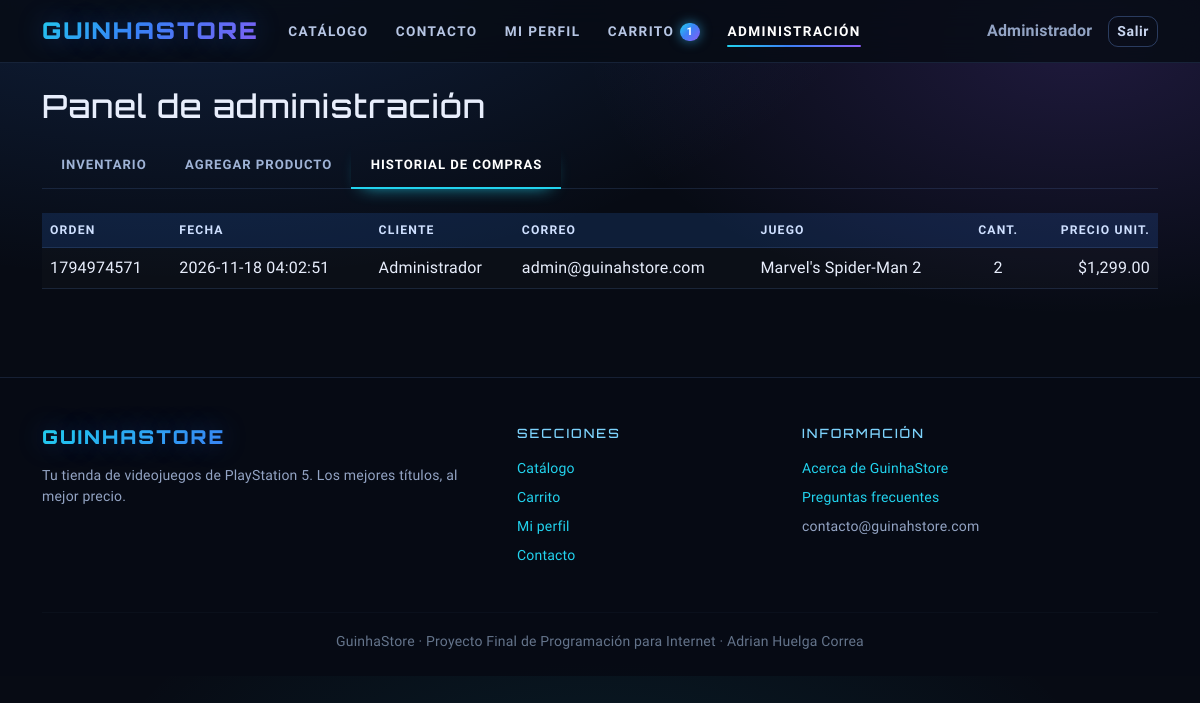
The app's page /admin.php?seccion=historial (signed in), older data.
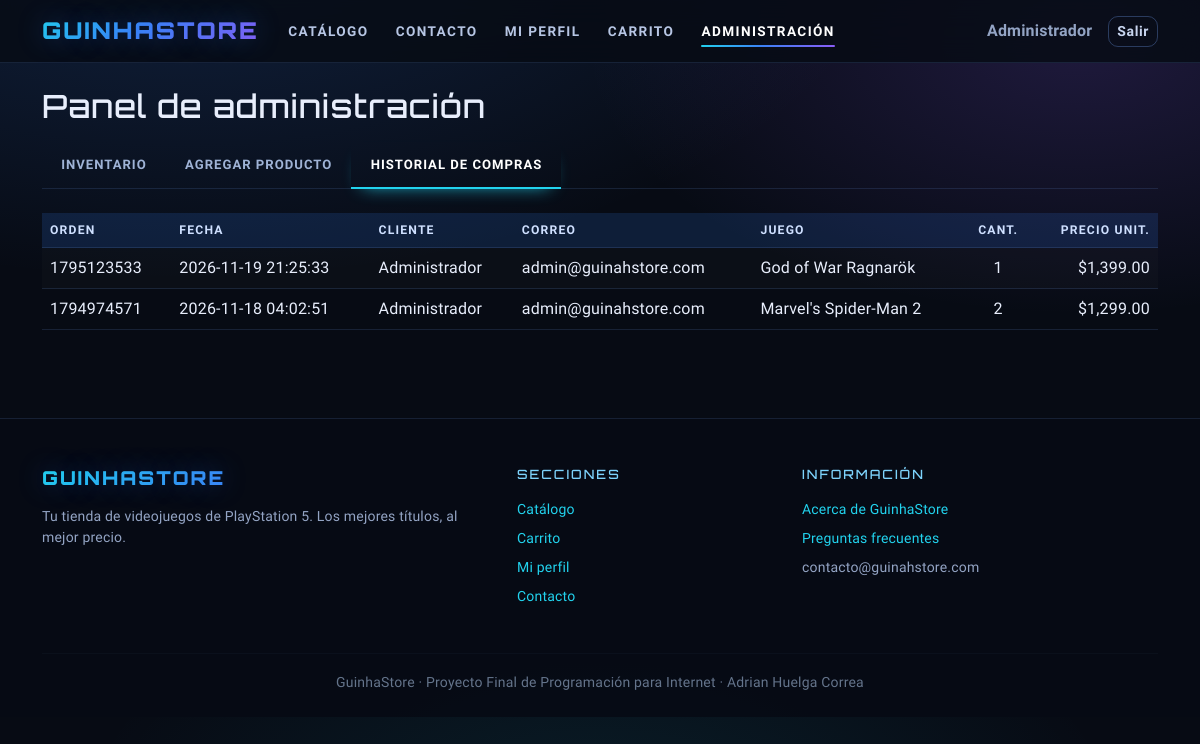
The same page, newer data.
### tables this page shows
CREATE TABLE `historial` (
  `id` int(11) NOT NULL AUTO_INCREMENT,
  `id_orden` int(11) NOT NULL,
  `id_usuario` int(11) NOT NULL,
  `id_producto` int(11) NOT NULL,
  `cantidad` int(11) NOT NULL DEFAULT 1,
  `precio_unitario` decimal(10,2) NOT NULL DEFAULT 0.00,
  `fecha` datetime NOT NULL DEFAULT current_timestamp(),
  PRIMARY KEY (`id`),
  KEY `idx_hist_usuario` (`id_usuario`),
  KEY `id_producto` (`id_producto`),
  CONSTRAINT `historial_ibfk_1` FOREIGN KEY (`id_usuario`) REFERENCES `usuarios` (`id`) ON DELETE CASCADE,
  CONSTRAINT `historial_ibfk_2` FOREIGN KEY (`id_producto`) REFERENCES `productos` (`id`) ON DELETE CASCADE
);

CREATE TABLE `usuarios` (
  `id` int(11) NOT NULL AUTO_INCREMENT,
  `nombre` varchar(100) NOT NULL,
  `correo` varchar(150) NOT NULL,
  `contrasena` varchar(255) NOT NULL,
  `fecha_nacimiento` date DEFAULT NULL,
  `num_tarjeta` varchar(20) DEFAULT NULL,
  `direccion_postal` varchar(200) DEFAULT NULL,
  `rol` enum('cliente','admin') NOT NULL DEFAULT 'cliente',
  PRIMARY KEY (`id`),
  UNIQUE KEY `uq_correo` (`correo`)
);

CREATE TABLE `productos` (
  `id` int(11) NOT NULL AUTO_INCREMENT,
  `nombre` varchar(150) NOT NULL,
  `descripcion` text DEFAULT NULL,
  `foto` mediumblob DEFAULT NULL,
  `precio` decimal(10,2) NOT NULL DEFAULT 0.00,
  `stock` int(11) NOT NULL DEFAULT 0,
  `fabricante` varchar(100) DEFAULT NULL,
  `origen` varchar(100) DEFAULT NULL,
  PRIMARY KEY (`id`)
);

### html/util.php (called while the page is built, shortened)
<?php
function precio($valor)
{
    return "$" . number_format((float) $valor, 2);
}

### html/admin.php (the view, shortened to what the rows shown need)
<?php
require "util.php";
$seccion = $_GET["seccion"] ?? "inventario";
include "header.php";
?>
<h1 class="h2 mb-3">Panel de administración</h1>
<?php if ($seccion === "inventario") { ?>
    <?php
    $res = mysqli_query($con, "SELECT id, nombre, precio, stock, fabricante, origen FROM productos ORDER BY id");
    $productos = $res ? mysqli_fetch_all($res, MYSQLI_ASSOC) : array();
    $totalStock = 0;
    $valorTotal = 0;
    foreach ($productos as $p) {
        $totalStock += (int) $p["stock"];
        $valorTotal += (int) $p["stock"] * (float) $p["precio"];
    }
    ?>
    <div class="row g-3 mb-4">
        <div class="col-md-4">
            <div class="stat-card stat-azul text-white">
                <div class="card-body">
                    <div class="small">Productos registrados</div>
                    <div class="fs-3 fw-bold"><?php echo count($productos); ?></div>
                </div>
            </div>
        </div>
        <div class="col-md-4">
            <div class="stat-card stat-verde text-white">
                <div class="card-body">
                    <div class="small">Piezas en inventario</div>
                    <div class="fs-3 fw-bold"><?php echo $totalStock; ?></div>
                </div>
            </div>
        </div>
        <div class="col-md-4">
            <div class="stat-card stat-oscuro text-white">
                <div class="card-body">
                    <div class="small">Valor del inventario</div>
                    <div class="fs-3 fw-bold"><?php echo precio($valorTotal); ?></div>
                </div>
            </div>
        </div>
    </div>
    <div class="table-responsive">
        <table class="table table-striped table-hover align-middle">
            <thead class="table-dark">
                <tr>
                    <th>ID</th>
                    <th>Juego</th>
                    <th>Fabricante</th>
                    <th>Origen</th>
                    <th class="text-end">Precio</th>
                    <th class="text-center">Stock</th>
                    <th></th>
                </tr>
            </thead>
            <tbody>
                <?php foreach ($productos as $p) { ?>
                    <tr>
                        <td><?php echo $p["id"]; ?></td>
                        <td><?php echo htmlspecialchars($p["nombre"]); ?></td>
                        <td><?php echo htmlspecialchars($p["fabricante"]); ?></td>
                        <td><?php echo htmlspecialchars($p["origen"]); ?></td>
                        <td class="text-end"><?php echo precio($p["precio"]); ?></td>
                        <td class="text-center">
                            <?php if ((int) $p["stock"] > 0) { ?>
                                <span class="badge bg-success"><?php echo (int) $p["stock"]; ?></span>
                            <?php } else { ?>
                                <span class="badge bg-danger">0</span>
                            <?php } ?>
                        </td>
                        <td>
                            <a href="admin.php?seccion=editar&id=<?php echo $p["id"]; ?>"
                                class="btn btn-sm btn-outline-primary">Modificar</a>
                        </td>
                    </tr>
                <?php } ?>
            </tbody>
        </table>
    </div>
<?php } elseif ($seccion === "historial") { ?>
    <?php
    $res = mysqli_query($con, "SELECT h.id_orden, h.cantidad, h.precio_unitario, h.fecha,
                                      u.nombre AS usuario, u.correo, p.nombre AS producto
                               FROM historial h
                               JOIN usuarios u ON h.id_usuario = u.id
                               JOIN productos p ON h.id_producto = p.id
                               ORDER BY h.id_orden DESC, h.id ASC");
    $compras = $res ? mysqli_fetch_all($res, MYSQLI_ASSOC) : array();
    ?>
    <?php if (count($compras) === 0) { ?>
        <div class="alert alert-info">Todavía no hay compras registradas.</div>
    <?php } else { ?>
        <div class="table-responsive">
            <table class="table table-striped align-middle">
                <thead class="table-dark">
                    <tr>
                        <th>Orden</th>
                        <th>Fecha</th>
                        <th>Cliente</th>
                        <th>Correo</th>
                        <th>Juego</th>
                        <th class="text-center">Cant.</th>
                        <th class="text-end">Precio unit.</th>
                    </tr>
                </thead>
                <tbody>
                    <?php foreach ($compras as $c) { ?>
                        <tr>
                            <td><?php echo $c["id_orden"]; ?></td>
                            <td><?php echo htmlspecialchars($c["fecha"]); ?></td>
                            <td><?php echo htmlspecialchars($c["usuario"]); ?></td>
                            <td><?php echo htmlspecialchars($c["correo"]); ?></td>
                            <td><?php echo htmlspecialchars($c["producto"]); ?></td>
                            <td class="text-center"><?php echo (int) $c["cantidad"]; ?></td>
                            <td class="text-end"><?php echo precio($c["precio_unitario"]); ?></td>
                        </tr>
                    <?php } ?>
                </tbody>
            </table>
        </div>
    <?php } ?>
<?php } ?>
<?php include "footer.php"; ?>

Row changes from the older to the newer data that the page shows:
added historial: id_orden "1795123533", fecha "2026-11-19 21:25:33", id_usuario.nombre "Administrador", id_usuario.correo "admin@guinahstore.com", id_producto.nombre "God of War Ragnarök", cantidad "1", precio_unitario "$1,399.00"
Text that changed along with them:
$articulosCarrito: "1" → (not shown)
